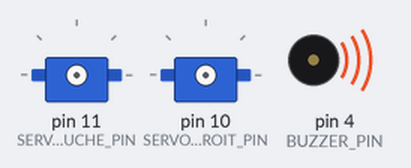
Bench run of a sketch on a simulated Arduino Uno, built with avr-gcc and run on an emulated ATmega328P. Shown: 2 × servo, buzzer (waves = sounding).

Above: at 0.1 s.
At 1.1 s:
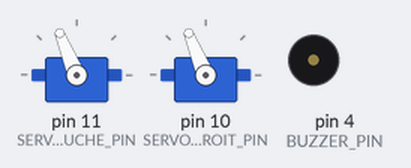
Timing chart, 0 to 2.6 s (numbered marks = the images above):
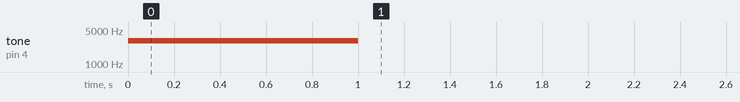

The sketch:

Pivoter_Droite_V1.ino
```cpp
#include <Servo.h>

//Définition de constantes symboliques
#define BUZZER_PIN 4
#define SERVO_GAUCHE_PIN 11
#define SERVO_DROIT_PIN 10
#define DUREE 6000

// Variables globales
Servo Servo_droit;
Servo Servo_gauche;

int largeur_implusion;

void setup()
{
  tone(BUZZER_PIN, 3000);
  delay(1000);
  noTone(BUZZER_PIN);

  Serial.begin(9600);
  Servo_gauche.attach(SERVO_GAUCHE_PIN);
  Servo_gauche.writeMicroseconds (1500);
  Servo_droit.attach(SERVO_DROIT_PIN);
  Servo_droit.writeMicroseconds (1500);
  Droite(6000);
  arret();

}

void loop() {

}


void Avance (int duree_deplacement)
{
  Servo_droit.writeMicroseconds(1700);
  Servo_gauche.writeMicroseconds(1300);
  delay (duree_deplacement);
}

void arret (void)
{
  Servo_droit.detach ();
  Servo_gauche.detach ();
}


void Recule (int duree_deplacement)
{
  Servo_droit.writeMicroseconds(1300);
  Servo_gauche.writeMicroseconds(1700);
  delay (duree_deplacement);
}


void Droite (int duree_deplacement)
{
  Servo_droit.writeMicroseconds(1700);
  Servo_gauche.writeMicroseconds(1700);
  delay (duree_deplacement);
}
```
